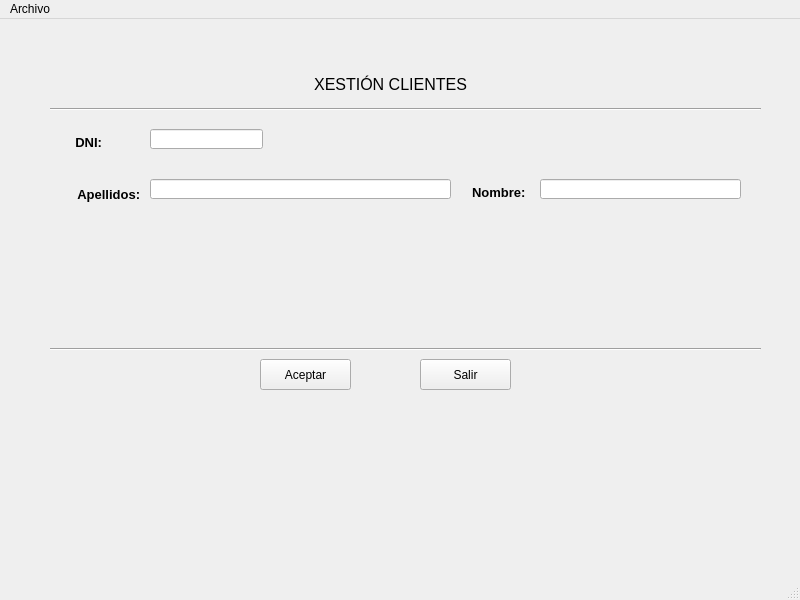
<?xml version="1.0" encoding="UTF-8"?>
<ui version="4.0">
 <class>Proxecto1</class>
 <widget class="QMainWindow" name="Proxecto1">
  <property name="geometry">
   <rect>
    <x>0</x>
    <y>0</y>
    <width>800</width>
    <height>600</height>
   </rect>
  </property>
  <property name="windowTitle">
   <string>Proxecto1</string>
  </property>
  <widget class="QWidget" name="centralwidget">
   <widget class="QPushButton" name="aceptar">
    <property name="geometry">
     <rect>
      <x>260</x>
      <y>340</y>
      <width>91</width>
      <height>31</height>
     </rect>
    </property>
    <property name="text">
     <string>Aceptar</string>
    </property>
   </widget>
   <widget class="QLabel" name="xestionClientes">
    <property name="geometry">
     <rect>
      <x>290</x>
      <y>40</y>
      <width>201</width>
      <height>51</height>
     </rect>
    </property>
    <property name="baseSize">
     <size>
      <width>0</width>
      <height>0</height>
     </size>
    </property>
    <property name="layoutDirection">
     <enum>Qt::LeftToRight</enum>
    </property>
    <property name="autoFillBackground">
     <bool>false</bool>
    </property>
    <property name="frameShadow">
     <enum>QFrame::Plain</enum>
    </property>
    <property name="text">
     <string>&lt;html&gt;&lt;head/&gt;&lt;body&gt;&lt;p&gt;&lt;span style=&quot; font-size:12pt;&quot;&gt;XESTIÓN CLIENTES&lt;/span&gt;&lt;/p&gt;&lt;/body&gt;&lt;/html&gt;</string>
    </property>
    <property name="textFormat">
     <enum>Qt::RichText</enum>
    </property>
    <property name="alignment">
     <set>Qt::AlignCenter</set>
    </property>
   </widget>
   <widget class="QLineEdit" name="dni">
    <property name="geometry">
     <rect>
      <x>150</x>
      <y>110</y>
      <width>113</width>
      <height>20</height>
     </rect>
    </property>
   </widget>
   <widget class="QLineEdit" name="apellidos">
    <property name="geometry">
     <rect>
      <x>150</x>
      <y>160</y>
      <width>301</width>
      <height>20</height>
     </rect>
    </property>
   </widget>
   <widget class="QLabel" name="dniLabel">
    <property name="geometry">
     <rect>
      <x>-10</x>
      <y>80</y>
      <width>201</width>
      <height>51</height>
     </rect>
    </property>
    <property name="baseSize">
     <size>
      <width>0</width>
      <height>0</height>
     </size>
    </property>
    <property name="layoutDirection">
     <enum>Qt::LeftToRight</enum>
    </property>
    <property name="autoFillBackground">
     <bool>false</bool>
    </property>
    <property name="frameShadow">
     <enum>QFrame::Plain</enum>
    </property>
    <property name="text">
     <string>&lt;html&gt;&lt;head/&gt;&lt;body&gt;&lt;p&gt;&lt;span style=&quot; font-size:10pt; font-weight:600;&quot;&gt;DNI: &lt;/span&gt;&lt;/p&gt;&lt;/body&gt;&lt;/html&gt;</string>
    </property>
    <property name="textFormat">
     <enum>Qt::RichText</enum>
    </property>
    <property name="alignment">
     <set>Qt::AlignBottom|Qt::AlignHCenter</set>
    </property>
   </widget>
   <widget class="QLabel" name="nombreLabel">
    <property name="geometry">
     <rect>
      <x>400</x>
      <y>130</y>
      <width>201</width>
      <height>51</height>
     </rect>
    </property>
    <property name="baseSize">
     <size>
      <width>0</width>
      <height>0</height>
     </size>
    </property>
    <property name="layoutDirection">
     <enum>Qt::LeftToRight</enum>
    </property>
    <property name="autoFillBackground">
     <bool>false</bool>
    </property>
    <property name="frameShadow">
     <enum>QFrame::Plain</enum>
    </property>
    <property name="text">
     <string>&lt;html&gt;&lt;head/&gt;&lt;body&gt;&lt;p&gt;&lt;span style=&quot; font-size:10pt; font-weight:600;&quot;&gt;Nombre: &lt;/span&gt;&lt;/p&gt;&lt;/body&gt;&lt;/html&gt;</string>
    </property>
    <property name="textFormat">
     <enum>Qt::RichText</enum>
    </property>
    <property name="alignment">
     <set>Qt::AlignBottom|Qt::AlignHCenter</set>
    </property>
   </widget>
   <widget class="QLabel" name="apellidosLabel">
    <property name="geometry">
     <rect>
      <x>10</x>
      <y>150</y>
      <width>201</width>
      <height>51</height>
     </rect>
    </property>
    <property name="baseSize">
     <size>
      <width>0</width>
      <height>0</height>
     </size>
    </property>
    <property name="layoutDirection">
     <enum>Qt::LeftToRight</enum>
    </property>
    <property name="autoFillBackground">
     <bool>false</bool>
    </property>
    <property name="frameShadow">
     <enum>QFrame::Plain</enum>
    </property>
    <property name="text">
     <string>&lt;html&gt;&lt;head/&gt;&lt;body&gt;&lt;p&gt;&lt;span style=&quot; font-size:10pt; font-weight:600;&quot;&gt;Apellidos: &lt;/span&gt;&lt;/p&gt;&lt;/body&gt;&lt;/html&gt;</string>
    </property>
    <property name="textFormat">
     <enum>Qt::RichText</enum>
    </property>
    <property name="alignment">
     <set>Qt::AlignCenter</set>
    </property>
   </widget>
   <widget class="QLineEdit" name="nombre">
    <property name="geometry">
     <rect>
      <x>540</x>
      <y>160</y>
      <width>201</width>
      <height>20</height>
     </rect>
    </property>
   </widget>
   <widget class="Line" name="line">
    <property name="geometry">
     <rect>
      <x>50</x>
      <y>80</y>
      <width>711</width>
      <height>20</height>
     </rect>
    </property>
    <property name="orientation">
     <enum>Qt::Horizontal</enum>
    </property>
   </widget>
   <widget class="Line" name="line_2">
    <property name="geometry">
     <rect>
      <x>50</x>
      <y>320</y>
      <width>711</width>
      <height>20</height>
     </rect>
    </property>
    <property name="orientation">
     <enum>Qt::Horizontal</enum>
    </property>
   </widget>
   <widget class="QPushButton" name="aceptar_2">
    <property name="geometry">
     <rect>
      <x>420</x>
      <y>340</y>
      <width>91</width>
      <height>31</height>
     </rect>
    </property>
    <property name="text">
     <string>Salir</string>
    </property>
   </widget>
   <widget class="QLabel" name="label">
    <property name="geometry">
     <rect>
      <x>280</x>
      <y>100</y>
      <width>61</width>
      <height>41</height>
     </rect>
    </property>
    <property name="text">
     <string/>
    </property>
    <property name="textFormat">
     <enum>Qt::RichText</enum>
    </property>
   </widget>
  </widget>
  <widget class="QMenuBar" name="menubar">
   <property name="geometry">
    <rect>
     <x>0</x>
     <y>0</y>
     <width>800</width>
     <height>21</height>
    </rect>
   </property>
   <widget class="QMenu" name="menuArchivo">
    <property name="title">
     <string>Archivo</string>
    </property>
    <addaction name="salir"/>
   </widget>
   <addaction name="menuArchivo"/>
  </widget>
  <widget class="QStatusBar" name="statusbar"/>
  <action name="salir">
   <property name="text">
    <string>Salir</string>
   </property>
   <property name="shortcut">
    <string>Ctrl+E</string>
   </property>
  </action>
 </widget>
 <resources/>
 <connections/>
</ui>
